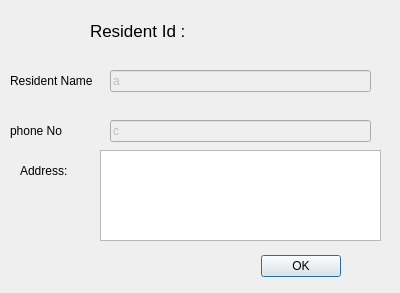
<?xml version="1.0" encoding="UTF-8"?>
<ui version="4.0">
 <class>residentInfo</class>
 <widget class="QDialog" name="residentInfo">
  <property name="geometry">
   <rect>
    <x>0</x>
    <y>0</y>
    <width>400</width>
    <height>293</height>
   </rect>
  </property>
  <property name="windowTitle">
   <string>Dialog</string>
  </property>
  <widget class="QDialogButtonBox" name="buttonBox">
   <property name="geometry">
    <rect>
     <x>0</x>
     <y>250</y>
     <width>341</width>
     <height>32</height>
    </rect>
   </property>
   <property name="orientation">
    <enum>Qt::Horizontal</enum>
   </property>
   <property name="standardButtons">
    <set>QDialogButtonBox::Ok</set>
   </property>
  </widget>
  <widget class="QLabel" name="label_5">
   <property name="geometry">
    <rect>
     <x>10</x>
     <y>120</y>
     <width>91</width>
     <height>21</height>
    </rect>
   </property>
   <property name="text">
    <string>phone No</string>
   </property>
  </widget>
  <widget class="QLineEdit" name="name">
   <property name="enabled">
    <bool>false</bool>
   </property>
   <property name="geometry">
    <rect>
     <x>110</x>
     <y>70</y>
     <width>261</width>
     <height>22</height>
    </rect>
   </property>
   <property name="text">
    <string>a</string>
   </property>
  </widget>
  <widget class="QLineEdit" name="phoneInput">
   <property name="enabled">
    <bool>false</bool>
   </property>
   <property name="geometry">
    <rect>
     <x>110</x>
     <y>120</y>
     <width>261</width>
     <height>22</height>
    </rect>
   </property>
   <property name="text">
    <string>c</string>
   </property>
  </widget>
  <widget class="QLabel" name="label_3">
   <property name="geometry">
    <rect>
     <x>10</x>
     <y>70</y>
     <width>111</width>
     <height>21</height>
    </rect>
   </property>
   <property name="text">
    <string>Resident Name</string>
   </property>
  </widget>
  <widget class="QLabel" name="idLabel">
   <property name="geometry">
    <rect>
     <x>90</x>
     <y>10</y>
     <width>191</width>
     <height>41</height>
    </rect>
   </property>
   <property name="font">
    <font>
     <pointsize>13</pointsize>
    </font>
   </property>
   <property name="text">
    <string>Resident Id : </string>
   </property>
  </widget>
  <widget class="QLabel" name="label_6">
   <property name="geometry">
    <rect>
     <x>20</x>
     <y>160</y>
     <width>71</width>
     <height>21</height>
    </rect>
   </property>
   <property name="text">
    <string>Address:</string>
   </property>
  </widget>
  <widget class="QTextBrowser" name="addressInput">
   <property name="geometry">
    <rect>
     <x>100</x>
     <y>150</y>
     <width>281</width>
     <height>91</height>
    </rect>
   </property>
  </widget>
 </widget>
 <resources/>
 <connections>
  <connection>
   <sender>buttonBox</sender>
   <signal>accepted()</signal>
   <receiver>residentInfo</receiver>
   <slot>accept()</slot>
   <hints>
    <hint type="sourcelabel">
     <x>248</x>
     <y>254</y>
    </hint>
    <hint type="destinationlabel">
     <x>157</x>
     <y>274</y>
    </hint>
   </hints>
  </connection>
  <connection>
   <sender>buttonBox</sender>
   <signal>rejected()</signal>
   <receiver>residentInfo</receiver>
   <slot>reject()</slot>
   <hints>
    <hint type="sourcelabel">
     <x>316</x>
     <y>260</y>
    </hint>
    <hint type="destinationlabel">
     <x>286</x>
     <y>274</y>
    </hint>
   </hints>
  </connection>
 </connections>
</ui>
